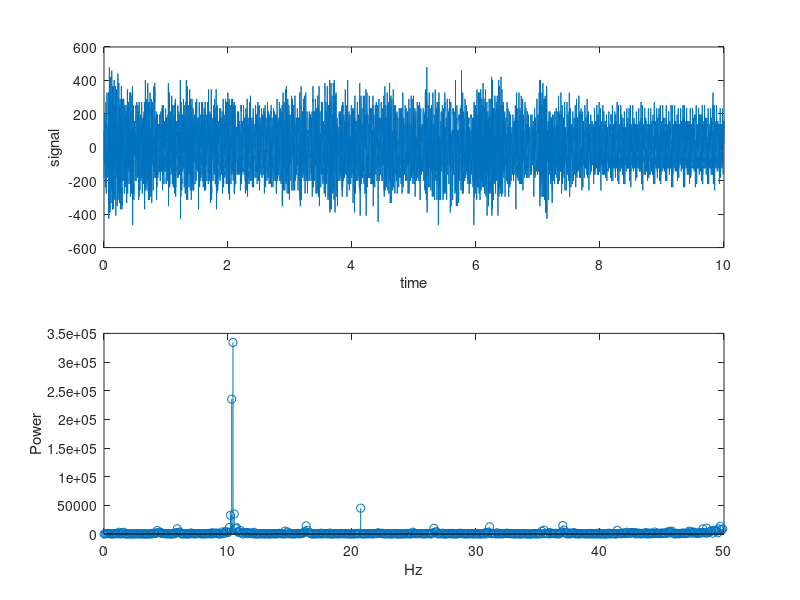
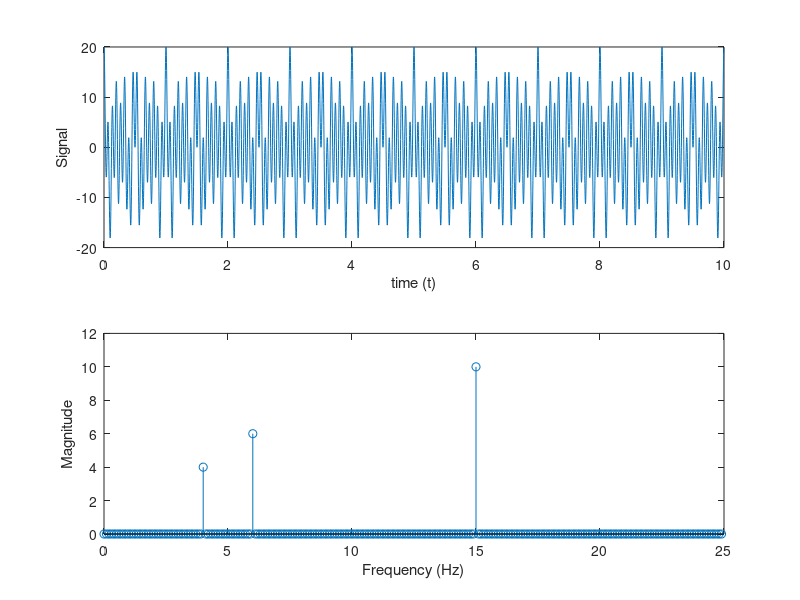

These figures' MATLAB source, in order:
% Brian Knisely
% ME311 Lab 11
% The purpose of Part A this code is to process a data file and determine the
% largest frequency contributor at 1000 Hz. The purpose of Part B is to
% generate a signal with multiple amplitudes and frequencies and then
% sample that signal.
close all; clear all; format compact;

% Part A - Process data file and determine largest frequency contributor
data = load('acc2.dat'); % Load datafile
fs=1000; % Set sampling frequency
N=length(data); % Determine number of data points
t=0:1/fs:N/fs-1/fs; % Define time interval
Ny=fs/2; % Calculate Nyquist frequency
f=(0:N-1)*(fs/N); % Calculate frequencies associate with each position
datanorm=data-mean(data); % normalize data by subtracting mean 
figure % Plot signal versus time in subplot #1 with axes labeled
subplot(2,1,1)
plot(t,datanorm);
xlabel('time');ylabel('signal');
Y=fft(datanorm); % Calculate FFT
PowerY=(abs(Y).^2)/N; % Calculate power
subplot(2,1,2)% plot power vs frequency and label axes
stem(f(1:Ny),PowerY(1:Ny));xlabel('Hz');ylabel('Power'); % stem plot

% Part B - Generate a signal at different amplitudes and frequencies, and
% then sample the signal
fs=500; % Sampling at 500 Hz
sampleTime = 10;
t = 0:1/fs:sampleTime-1/fs;
y = 4*cos(8*pi*t)+6*cos(12*pi*t)+10*cos(30*pi*t); 
% Construct signal with amp 4 @ 4Hz, 6 @ 6Hz, 10 @ 15Hz 
n = length(y); % Compute number of data points
f=(0:n-1)*fs/n; % Calculate frequencies associated with each point
Ny = fs/2; % Define Nyquist frequency
Y = fft(y); % Calculate FFT
yMag = 2*abs(fft(y))/n; % Compute magnitude
figure
subplot(2,1,1) 
plot(t,y) % Plot signal vs time
xlabel('time (t)');ylabel('Signal'); % label axes
subplot(2,1,2) % Plot magnitude vs frequency
stem(f(1:Ny),yMag(1:Ny));xlabel('Frequency (Hz)');ylabel('Magnitude');

